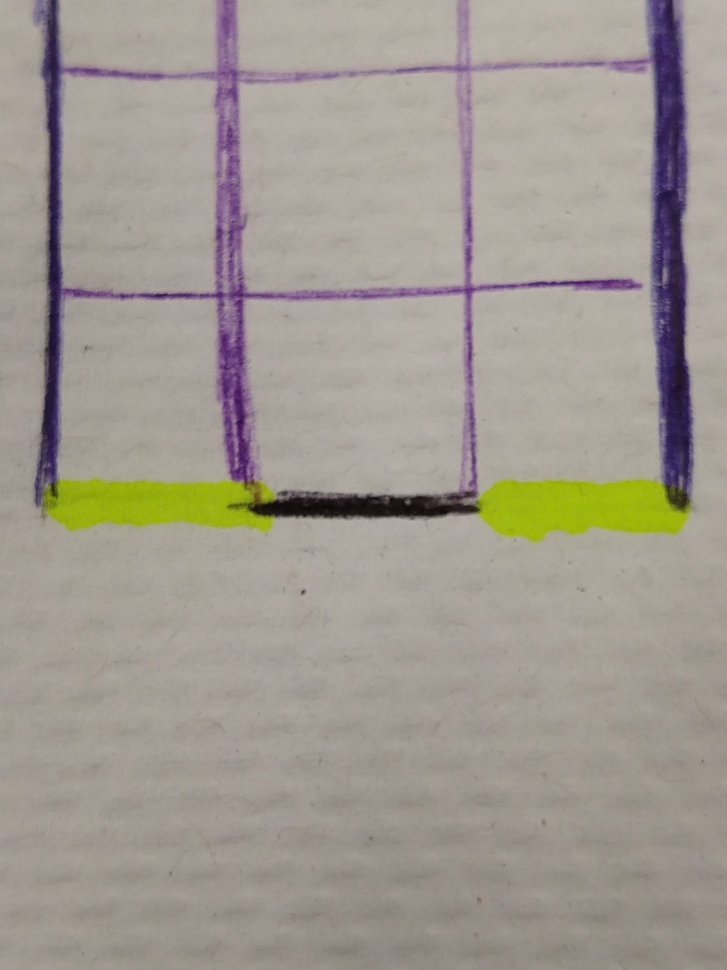
#> input picture imagerecognition/2.1/grid_start.jpg, 727 x 970 px, shrunk from 3024 x 4032 before the run, given in place of the camera
$ python control_angle.py
#> lines starting #> are read from the running program, lines starting #| are printed output that depends on the picture; after the words box and inside, x2 and y2 are one past the last pixel; in counts of white or black regions, pixels touching at a corner belong together
"""Keeps ROV path straight

Will detect angle between blue rail and vertical center of frame,
then tell control to correct the angle if outside of a given tolerance
"""
import cv2
import numpy as np

# This script will display video from a live feed,
# then it will find the angle between the vertical
# and a blue line displayed on screen.

# TODO: Refactor code to make easier to be called on externally,
#       Consider merging with control_height.py?

# [68 lines left out: functions course_correct, find_angle, not called in this run]


def main():
    # Grab video feed from source
    # cap = cv2.VideoCapture('http://10.19.52.3:8080/video/mjpeg')
    cap = cv2.VideoCapture(1)
    height, width, _ = cap.read()[1].shape
#> height = 970; width = 727

    while True:
        _, frame = cap.read()
#> frame is the input picture: shape (970, 727, 3); mean B, G, R 145, 153.6, 161.6

        # convert rgb image to hsv for color isolation
        hsv = cv2.cvtColor(frame, cv2.COLOR_BGR2HSV)
#> hsv: shape (970, 727, 3); mean H, S, V 28.2, 34.7, 163.3

        # Set bounds for what shades of blue we want
        lower_blue = np.array([100, 150, 0])
        upper_blue = np.array([140, 255, 255])

        # Isolate blue, draw lines on edges
        mask = cv2.inRange(hsv, lower_blue, upper_blue)
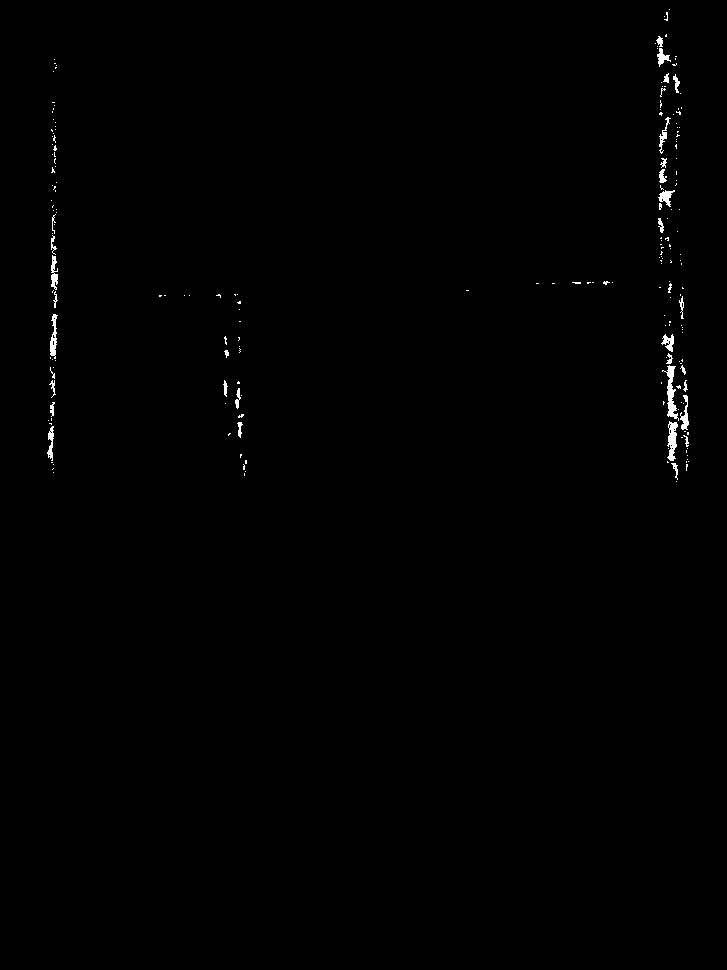
#> mask: shape (970, 727); 0.46% white; 205 white regions (172 under 20 px), largest, box (x1, y1, x2, y2) and area: (662, 365, 679, 421) 339, (667, 421, 678, 461) 265, (50, 314, 58, 359) 188
        mask = cv2.GaussianBlur(mask, (5, 5), 0)

        # ~~~~~~~~~~~~~~~~~~~~~~~ Rectangle Approach ~~~~~~~~~~~~~~~~~~~~~~~~~~
        # bluecnts = cv2.findContours(mask.copy(),
        #                     cv2.RETR_EXTERNAL,
        #                     cv2.CHAIN_APPROX_SIMPLE)[-2]
        # if len(bluecnts) > 0:
        #     blue_area = max(bluecnts, key=cv2.contourArea)
        #     x, y, w, h = cv2.boundingRect(blue_area)
        #     cv2.line(frame, (x, y+h//2), (x+w, y+h//2), (0,255,0), 2)
        #     cv2.rectangle(frame, (x, y), (x+w, y+h), (0,255,0), 2)

        # ~~~~~~~~~~~~~~~~~~~~~~~~~~~ Line approach ~~~~~~~~~~~~~~~~~~~~~~~~~~~

        # Isolate lines
        edges = cv2.Canny(mask, 75, 150)
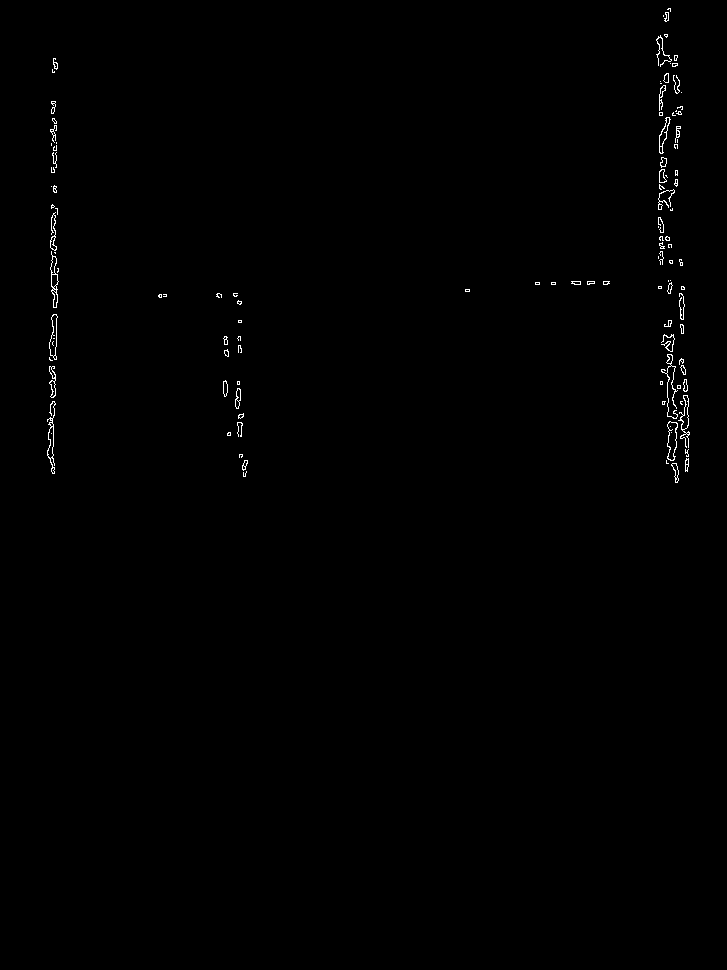
#> edges: shape (970, 727); 0.44% white in thin lines or dots, all inside (x1, y1, x2, y2) = (47, 8, 690, 483)
        lines = cv2.HoughLinesP(edges, 1, np.pi/180, 50, maxLineGap=50)
#> lines = 28 rows, first 6: [53, 473, 53, 58], [682, 262, 685, 471], [54, 473, 54, 58], [661, 37, 665, 239], [52, 473, 52, 69], [56, 359, 56, 121]
        llines = []  # Length of lines array

        if lines is not None:
            for line in lines:
                x1, y1, x2, y2 = line[0]
                # cv2.line(frame, (x1, y1), (x2, y2), (0, 255, 0), 5)

                # Calculate line distances and put them in array
                lineDistance = np.sqrt((x2 - x1) ^ 2 + (y2 - y1) ^ 2)
                llines.append(lineDistance)
#> this loop made 28 passes
#> (x1, y1, x2, y2, lineDistance) on passes 1 to 12: (53, 473, 53, 58, nan), (682, 262, 685, 471, 14.49), (54, 473, 54, 58, nan), (661, 37, 665, 239, 14.21), (52, 473, 52, 69, nan), (56, 359, 56, 121, nan), (668, 463, 668, 190, nan), (657, 38, 661, 259, 14.73), (670, 190, 675, 482, 17), (51, 471, 51, 101, nan), (679, 293, 688, 466, 12.81), (55, 404, 55, 58, nan)
#> after the loop, llines = 28 items, first 6: nan, 14.49, nan, 14.21, nan, nan

            # find and draw longest line
            i_max = llines.index(max(llines))
#> i_max = 0
            x1, y1, x2, y2 = lines[i_max][0]
#> x1 = 53; y1 = 473; x2 = 53; y2 = 58
            cv2.line(frame, (x1, y1), (x2, y2), (0, 255, 255), 5)

            dy = y2 - y1
#> dy = -415
            dx = x2 - x1
#> dx = 0

            # Angle from vertical (clockwise - positive angle)
            angle = np.arctan(dx/dy) * 180 / np.pi  # output in degrees
#> angle = 0
            cv2.putText(frame, str(angle), (5, height), cv2.FONT_HERSHEY_PLAIN,
                        2, (255, 0, 255), 4, cv2.LINE_AA)

        # draw central vertical
        cv2.line(frame, (width//2, 0), (width//2, height), (0, 0, 255), 5)
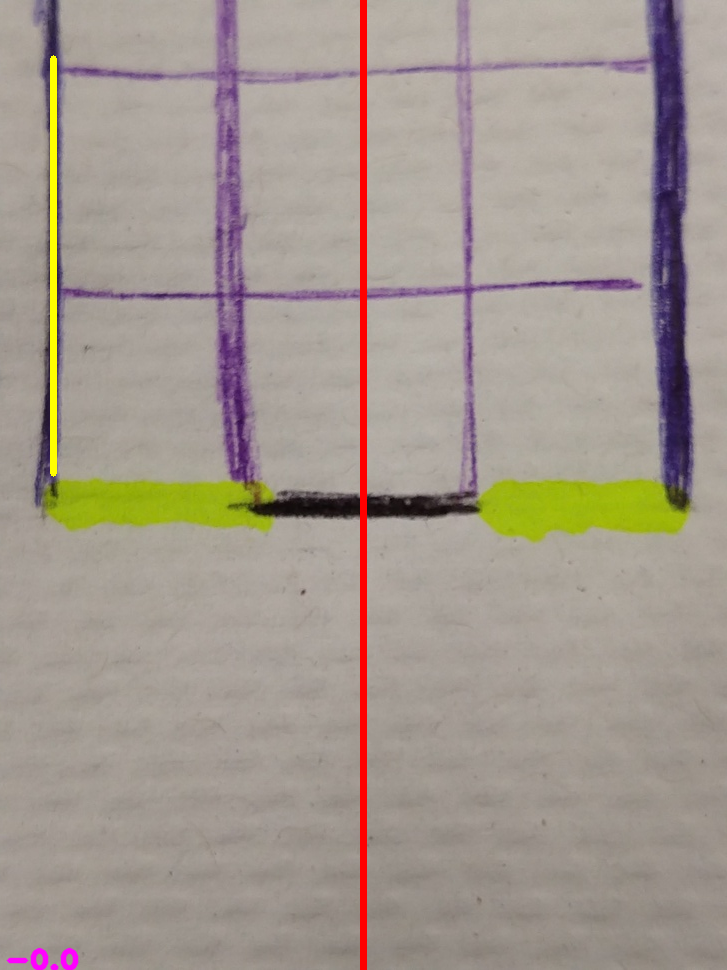
#> frame: shape (970, 727, 3); mean B, G, R 143.3, 152.9, 163.4

        # Show camera image with line
        cv2.imshow('feed', frame)
        # cv2.imshow('mask', mask)

        # Kill on escape key press
        if cv2.waitKey(1) == 27:
#> (key Esc is pressed here)
            break

    cv2.destroyAllWindows()

    cap.release()


if __name__ == '__main__':
    main()
